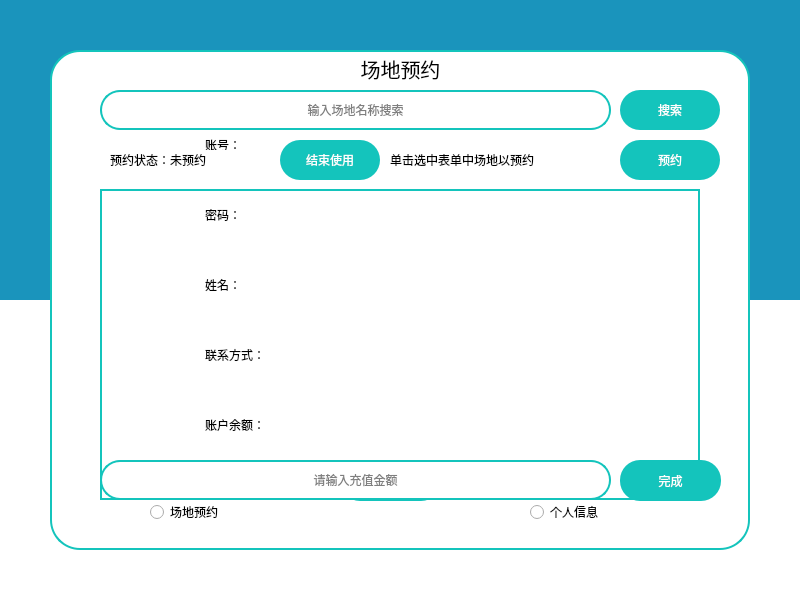
<?xml version="1.0" encoding="UTF-8"?>
<ui version="4.0">
 <class>MbrWindow</class>
 <widget class="QMainWindow" name="MbrWindow">
  <property name="windowModality">
   <enum>Qt::NonModal</enum>
  </property>
  <property name="geometry">
   <rect>
    <x>0</x>
    <y>0</y>
    <width>800</width>
    <height>600</height>
   </rect>
  </property>
  <property name="windowTitle">
   <string>会员</string>
  </property>
  <property name="windowIcon">
   <iconset resource="recourse.qrc">
    <normaloff>:/icon1.png</normaloff>:/icon1.png</iconset>
  </property>
  <property name="styleSheet">
   <string notr="true">background-color:rgb(26,148,188);
border:none</string>
  </property>
  <widget class="QWidget" name="centralwidget">
   <widget class="QGroupBox" name="BottomGB">
    <property name="geometry">
     <rect>
      <x>0</x>
      <y>300</y>
      <width>800</width>
      <height>300</height>
     </rect>
    </property>
    <property name="styleSheet">
     <string notr="true">background-color:rgb(255, 255, 255);
border:none</string>
    </property>
    <property name="title">
     <string/>
    </property>
   </widget>
   <widget class="QPushButton" name="CloseB">
    <property name="geometry">
     <rect>
      <x>770</x>
      <y>0</y>
      <width>30</width>
      <height>30</height>
     </rect>
    </property>
    <property name="styleSheet">
     <string notr="true">QPushButton:hover{
		background-color: rgb(255, 0, 0);
}
QPushButton:pressed{
	background-color: rgb(162, 0, 3);
}
</string>
    </property>
    <property name="text">
     <string/>
    </property>
    <property name="icon">
     <iconset resource="recourse.qrc">
      <normaloff>:/icon2.png</normaloff>:/icon2.png</iconset>
    </property>
    <property name="iconSize">
     <size>
      <width>20</width>
      <height>20</height>
     </size>
    </property>
   </widget>
   <widget class="QPushButton" name="MinB">
    <property name="geometry">
     <rect>
      <x>740</x>
      <y>0</y>
      <width>30</width>
      <height>30</height>
     </rect>
    </property>
    <property name="styleSheet">
     <string notr="true">QPushButton:hover{
		background-color:rgb(21, 131, 161);
}
QPushButton:pressed{
	background-color:rgb(17, 111, 134);
}
</string>
    </property>
    <property name="text">
     <string/>
    </property>
    <property name="icon">
     <iconset resource="recourse.qrc">
      <normaloff>:/icon3.png</normaloff>:/icon3.png</iconset>
    </property>
    <property name="iconSize">
     <size>
      <width>19</width>
      <height>19</height>
     </size>
    </property>
   </widget>
   <widget class="QGroupBox" name="LogGB">
    <property name="geometry">
     <rect>
      <x>50</x>
      <y>50</y>
      <width>700</width>
      <height>500</height>
     </rect>
    </property>
    <property name="styleSheet">
     <string notr="true">border:2px solid rgb(20, 196, 188);
border-radius:30px;
background-color:rgb(255,255,255);

</string>
    </property>
    <property name="title">
     <string/>
    </property>
    <property name="alignment">
     <set>Qt::AlignCenter</set>
    </property>
    <widget class="QLabel" name="MbrStrL">
     <property name="geometry">
      <rect>
       <x>290</x>
       <y>3</y>
       <width>121</width>
       <height>31</height>
      </rect>
     </property>
     <property name="font">
      <font>
       <family>Microsoft YaHei UI</family>
       <pointsize>15</pointsize>
       <italic>false</italic>
       <bold>false</bold>
       <stylestrategy>PreferAntialias</stylestrategy>
      </font>
     </property>
     <property name="styleSheet">
      <string notr="true">font: 290 15pt &quot;Microsoft YaHei UI&quot;;
border:none;</string>
     </property>
     <property name="text">
      <string>场地预约</string>
     </property>
     <property name="alignment">
      <set>Qt::AlignCenter</set>
     </property>
    </widget>
    <widget class="QRadioButton" name="MbrInfoRb">
     <property name="geometry">
      <rect>
       <x>480</x>
       <y>450</y>
       <width>120</width>
       <height>24</height>
      </rect>
     </property>
     <property name="styleSheet">
      <string notr="true">back-ground-color:rgb(255,255,255);
font: 290 9pt &quot;Microsoft YaHei UI&quot;;
border:none;</string>
     </property>
     <property name="text">
      <string>个人信息</string>
     </property>
    </widget>
    <widget class="QRadioButton" name="FeildRb">
     <property name="geometry">
      <rect>
       <x>100</x>
       <y>450</y>
       <width>120</width>
       <height>24</height>
      </rect>
     </property>
     <property name="styleSheet">
      <string notr="true">back-ground-color:rgb(255,255,255);
font: 290 9pt &quot;Microsoft YaHei UI&quot;;
border:none;</string>
     </property>
     <property name="text">
      <string>场地预约</string>
     </property>
    </widget>
    <widget class="QTableView" name="dataLV">
     <property name="geometry">
      <rect>
       <x>50</x>
       <y>139</y>
       <width>600</width>
       <height>311</height>
      </rect>
     </property>
     <property name="styleSheet">
      <string notr="true">QTableView{
	border:2px solid rgb(20,196,188);
	border-radius:0px;
	selection-color: white;                             /*选中区域的文字颜色*/
    selection-background-color:rgb(20,196,188);
}
QHeaderView::section {
    color: black;
    background-color: rgb(255,255,255);
    border: 0px solid rgb(20,196,188);
    border-radius:0px;
    border-color: rgb(20,196,188);
} 
QHeaderView{
	border:none;
}

</string>
     </property>
     <property name="showGrid">
      <bool>true</bool>
     </property>
     <property name="gridStyle">
      <enum>Qt::NoPen</enum>
     </property>
     <attribute name="horizontalHeaderHighlightSections">
      <bool>false</bool>
     </attribute>
     <attribute name="horizontalHeaderStretchLastSection">
      <bool>true</bool>
     </attribute>
     <attribute name="verticalHeaderVisible">
      <bool>false</bool>
     </attribute>
    </widget>
    <widget class="QLabel" name="IdL">
     <property name="geometry">
      <rect>
       <x>155</x>
       <y>80</y>
       <width>390</width>
       <height>30</height>
      </rect>
     </property>
     <property name="styleSheet">
      <string notr="true">font: 290 10pt &quot;Microsoft YaHei UI&quot;;
border:none;
border-radius:20px</string>
     </property>
     <property name="text">
      <string>账号：</string>
     </property>
    </widget>
    <widget class="QLabel" name="PswdL">
     <property name="geometry">
      <rect>
       <x>155</x>
       <y>150</y>
       <width>390</width>
       <height>30</height>
      </rect>
     </property>
     <property name="styleSheet">
      <string notr="true">font: 290 10pt &quot;Microsoft YaHei UI&quot;;
border:none;
border-radius:20px</string>
     </property>
     <property name="text">
      <string>密码：</string>
     </property>
    </widget>
    <widget class="QLabel" name="NameL">
     <property name="geometry">
      <rect>
       <x>155</x>
       <y>220</y>
       <width>390</width>
       <height>30</height>
      </rect>
     </property>
     <property name="styleSheet">
      <string notr="true">font: 290 10pt &quot;Microsoft YaHei UI&quot;;
border:none;
border-radius:20px</string>
     </property>
     <property name="text">
      <string>姓名：</string>
     </property>
    </widget>
    <widget class="QLabel" name="TeleL">
     <property name="geometry">
      <rect>
       <x>155</x>
       <y>290</y>
       <width>390</width>
       <height>30</height>
      </rect>
     </property>
     <property name="styleSheet">
      <string notr="true">font: 290 10pt &quot;Microsoft YaHei UI&quot;;
border:none;
border-radius:20px</string>
     </property>
     <property name="text">
      <string>联系方式：</string>
     </property>
    </widget>
    <widget class="QLabel" name="BalaL">
     <property name="geometry">
      <rect>
       <x>155</x>
       <y>360</y>
       <width>390</width>
       <height>30</height>
      </rect>
     </property>
     <property name="styleSheet">
      <string notr="true">font: 290 10pt &quot;Microsoft YaHei UI&quot;;
border:none;
border-radius:20px</string>
     </property>
     <property name="text">
      <string>账户余额：</string>
     </property>
    </widget>
    <widget class="QPushButton" name="OrderB">
     <property name="geometry">
      <rect>
       <x>570</x>
       <y>90</y>
       <width>100</width>
       <height>40</height>
      </rect>
     </property>
     <property name="styleSheet">
      <string notr="true">QPushButton{
	background-color: rgb(20,196,188);
	color: rgb(255,255,255);
	font: 25 14pt &quot;Microsoft YaHei UI&quot;;
	border: none;
	border-radius:20px;
}

QPushButton:hover{
		background-color: rgb(22,218,208);
}
QPushButton:pressed{
	background-color: rgb(17,171,164);
}


</string>
     </property>
     <property name="text">
      <string>预约</string>
     </property>
    </widget>
    <widget class="QLabel" name="OrderInfoL">
     <property name="geometry">
      <rect>
       <x>340</x>
       <y>100</y>
       <width>211</width>
       <height>20</height>
      </rect>
     </property>
     <property name="styleSheet">
      <string notr="true">font: 290 10pt &quot;Microsoft YaHei UI&quot;;
border:none;
border-radius:20px</string>
     </property>
     <property name="text">
      <string>单击选中表单中场地以预约</string>
     </property>
     <property name="alignment">
      <set>Qt::AlignLeading|Qt::AlignLeft|Qt::AlignVCenter</set>
     </property>
    </widget>
    <widget class="QPushButton" name="SearchB">
     <property name="geometry">
      <rect>
       <x>570</x>
       <y>40</y>
       <width>100</width>
       <height>40</height>
      </rect>
     </property>
     <property name="styleSheet">
      <string notr="true">QPushButton{
	background-color: rgb(20,196,188);
	color: rgb(255,255,255);
	font: 25 14pt &quot;Microsoft YaHei UI&quot;;
	border: none;
	border-radius:20px;
}

QPushButton:hover{
		background-color: rgb(22,218,208);
}
QPushButton:pressed{
	background-color: rgb(17,171,164);
}


</string>
     </property>
     <property name="text">
      <string>搜索</string>
     </property>
    </widget>
    <widget class="QLineEdit" name="SearchT">
     <property name="geometry">
      <rect>
       <x>50</x>
       <y>40</y>
       <width>511</width>
       <height>40</height>
      </rect>
     </property>
     <property name="styleSheet">
      <string notr="true">border-radius:20px;
border:2px solid rgb(20,196,188);
font: 290 10pt &quot;Microsoft YaHei UI&quot;;</string>
     </property>
     <property name="text">
      <string/>
     </property>
     <property name="alignment">
      <set>Qt::AlignCenter</set>
     </property>
     <property name="placeholderText">
      <string>输入场地名称搜索</string>
     </property>
    </widget>
    <widget class="QPushButton" name="RechargeB">
     <property name="geometry">
      <rect>
       <x>290</x>
       <y>410</y>
       <width>101</width>
       <height>41</height>
      </rect>
     </property>
     <property name="styleSheet">
      <string notr="true">QPushButton{
	background-color: rgb(20,196,188);
	color: rgb(255,255,255);
	font: 25 14pt &quot;Microsoft YaHei UI&quot;;
	border: none;
	border-radius:20px;
}

QPushButton:hover{
		background-color: rgb(22,218,208);
}
QPushButton:pressed{
	background-color: rgb(17,171,164);
}


</string>
     </property>
     <property name="text">
      <string>充值</string>
     </property>
    </widget>
    <widget class="QLabel" name="WaringL">
     <property name="geometry">
      <rect>
       <x>190</x>
       <y>470</y>
       <width>281</width>
       <height>21</height>
      </rect>
     </property>
     <property name="styleSheet">
      <string notr="true">font: 25 9pt &quot;Microsoft YaHei UI&quot;;
color:rgb(204,22,58);
border:none;</string>
     </property>
     <property name="text">
      <string/>
     </property>
     <property name="alignment">
      <set>Qt::AlignCenter</set>
     </property>
    </widget>
    <widget class="QPushButton" name="OrderEndB">
     <property name="enabled">
      <bool>true</bool>
     </property>
     <property name="geometry">
      <rect>
       <x>230</x>
       <y>90</y>
       <width>100</width>
       <height>40</height>
      </rect>
     </property>
     <property name="styleSheet">
      <string notr="true">QPushButton{
	background-color: rgb(20,196,188);
	color: rgb(255,255,255);
	font: 25 14pt &quot;Microsoft YaHei UI&quot;;
	border: none;
	border-radius:20px;
}

QPushButton:hover{
		background-color: rgb(22,218,208);
}
QPushButton:pressed{
	background-color: rgb(17,171,164);
}


</string>
     </property>
     <property name="text">
      <string>结束使用</string>
     </property>
    </widget>
    <widget class="QLabel" name="OrderStaL">
     <property name="geometry">
      <rect>
       <x>60</x>
       <y>100</y>
       <width>161</width>
       <height>20</height>
      </rect>
     </property>
     <property name="styleSheet">
      <string notr="true">font: 290 10pt &quot;Microsoft YaHei UI&quot;;
border:none;
border-radius:20px</string>
     </property>
     <property name="text">
      <string>预约状态：未预约</string>
     </property>
     <property name="alignment">
      <set>Qt::AlignLeading|Qt::AlignLeft|Qt::AlignVCenter</set>
     </property>
    </widget>
    <widget class="QLineEdit" name="RechargeT">
     <property name="geometry">
      <rect>
       <x>50</x>
       <y>410</y>
       <width>511</width>
       <height>40</height>
      </rect>
     </property>
     <property name="styleSheet">
      <string notr="true">border-radius:20px;
border:2px solid rgb(20,196,188);
font: 290 10pt &quot;Microsoft YaHei UI&quot;;</string>
     </property>
     <property name="text">
      <string/>
     </property>
     <property name="alignment">
      <set>Qt::AlignCenter</set>
     </property>
     <property name="placeholderText">
      <string>请输入充值金额</string>
     </property>
    </widget>
    <widget class="QPushButton" name="RechargeFinshB">
     <property name="geometry">
      <rect>
       <x>570</x>
       <y>410</y>
       <width>101</width>
       <height>41</height>
      </rect>
     </property>
     <property name="styleSheet">
      <string notr="true">QPushButton{
	background-color: rgb(20,196,188);
	color: rgb(255,255,255);
	font: 25 14pt &quot;Microsoft YaHei UI&quot;;
	border: none;
	border-radius:20px;
}

QPushButton:hover{
		background-color: rgb(22,218,208);
}
QPushButton:pressed{
	background-color: rgb(17,171,164);
}


</string>
     </property>
     <property name="text">
      <string>完成</string>
     </property>
    </widget>
    <zorder>dataLV</zorder>
    <zorder>MbrStrL</zorder>
    <zorder>MbrInfoRb</zorder>
    <zorder>FeildRb</zorder>
    <zorder>IdL</zorder>
    <zorder>PswdL</zorder>
    <zorder>NameL</zorder>
    <zorder>TeleL</zorder>
    <zorder>BalaL</zorder>
    <zorder>OrderB</zorder>
    <zorder>OrderInfoL</zorder>
    <zorder>SearchB</zorder>
    <zorder>SearchT</zorder>
    <zorder>RechargeB</zorder>
    <zorder>WaringL</zorder>
    <zorder>OrderEndB</zorder>
    <zorder>OrderStaL</zorder>
    <zorder>RechargeFinshB</zorder>
    <zorder>RechargeT</zorder>
   </widget>
  </widget>
 </widget>
 <resources>
  <include location="recourse.qrc"/>
 </resources>
 <connections/>
</ui>
